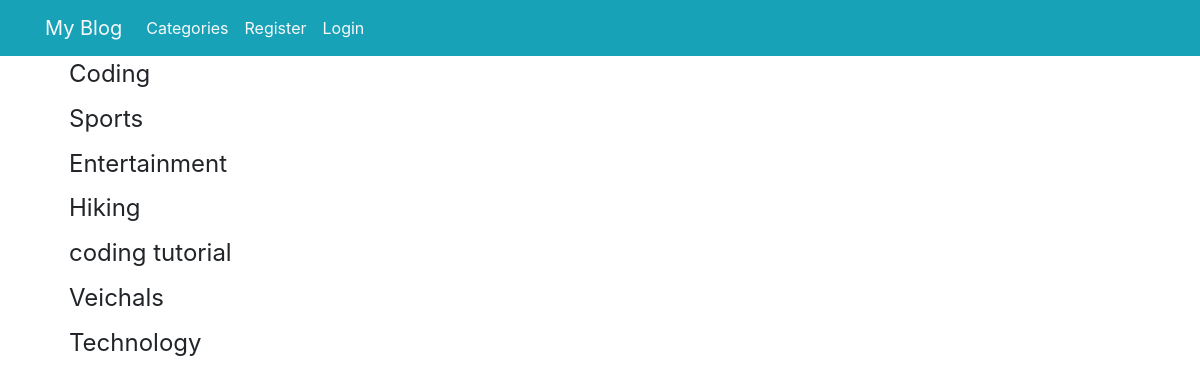
The page /category-list/ on the database its author committed.
### theblog/models.py (models this page shows, shortened)
class Category(models.Model):
	name = models.CharField(max_length=255)
	def __str__(self):
		return self.name

### theblog/views.py (the view)
# urls.py: path('category-list/', CategorListView, name='category-list'),
def CategorListView(request):
	cat_menu_list = Category.objects.all()
	return render(request, 'category_list.html', {'cat_menu_list': cat_menu_list})

### theblog/templates/category_list.html (shortened to what this page needs)
{% extends 'base.html' %}
{% block content %}
  	{% for item in cat_menu_list %}
	  <h4><a class="dropdown-item" href="{% url 'category' item|slugify %}">{{ item }}</a></h4>
	{% endfor %}
{% endblock %}

### rows shown on the page
Category: name "Coding"
Category: name "Sports"
Category: name "Entertainment"
Category: name "Hiking"
Category: name "coding tutorial"
Category: name "Veichals"
Category: name "Technology"
